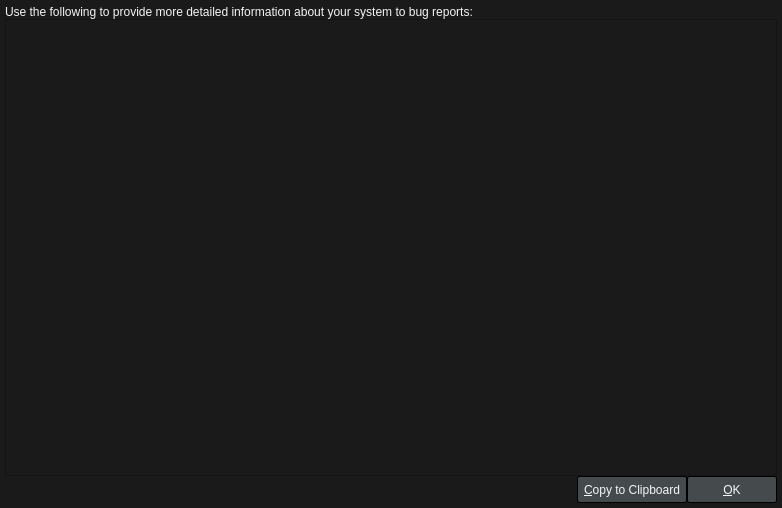
<?xml version="1.0" encoding="UTF-8"?>
<ui version="4.0">
 <class>SysInfoDialog</class>
 <widget class="QDialog" name="SysInfoDialog">
  <property name="geometry">
   <rect>
    <x>0</x>
    <y>0</y>
    <width>782</width>
    <height>508</height>
   </rect>
  </property>
  <property name="windowTitle">
   <string>System Information</string>
  </property>
  <property name="styleSheet">
   <string notr="true">QWidget {
	font: 12px &quot;Noto Sans&quot;, &quot;FreeSans&quot;;
	background: #1A1A1A;
	color: whitesmoke;
}

/* QPushButton */

QPushButton {
	background: #454A4D;
	border: 1px solid #000;
	border-radius: 2px;
	color: whitesmoke;
	min-width: 76px;
	min-height: 17px;
	padding: 4px 6px;
}
QPushButton:focus {
	border: 1px solid #008098;
	outline: none;
}
QPushButton:pressed {
	background: #2E3133;
}
QPushButton:disabled {
	background: transparent;
	border: 1px solid #454A4D;
	color: #6F6F6F;
}

/* QScrollBar */

QScrollBar:vertical {
	padding-left: 1px;
	width: 6px;
}
QScrollBar::handle:vertical {
	background: #008098;
	border-radius: 2px;
	min-height: 10px;
}
QScrollBar::add-line:vertical,
QScrollBar::sub-line:vertical {
	border: none;
}
QScrollBar::add-page:vertical,
QScrollBar::sub-page:vertical  {
	background: #383838;
	margin: 0 2px;
}
QScrollBar::up-arrow:vertical,
QScrollBar::down-arrow:vertical {
	background: transparent;
}

QScrollBar:horizontal {
	height: 6px;
	padding-top: 1px;
}
QScrollBar::handle:horizontal {
	background: #008098;
	border-radius: 2px;
	min-width: 10px;
}
QScrollBar::add-line:horizontal,
QScrollBar::sub-line:horizontal {
	border: none;
}
QScrollBar::add-page:horizontal,
QScrollBar::sub-page:horizontal {
	background: #383838;
	margin: 2px 0;
}
QScrollBar::left-arrow:horizontal,
QScrollBar::right-arrow:horizontal {
	background: transparent;
}</string>
  </property>
  <layout class="QVBoxLayout" name="verticalLayout">
   <property name="spacing">
    <number>0</number>
   </property>
   <property name="leftMargin">
    <number>5</number>
   </property>
   <property name="topMargin">
    <number>5</number>
   </property>
   <property name="rightMargin">
    <number>5</number>
   </property>
   <property name="bottomMargin">
    <number>5</number>
   </property>
   <item>
    <widget class="QLabel" name="label">
     <property name="text">
      <string>Use the following to provide more detailed information about your system to bug reports:</string>
     </property>
    </widget>
   </item>
   <item>
    <widget class="QTextBrowser" name="sysInfoText">
     <property name="openExternalLinks">
      <bool>true</bool>
     </property>
    </widget>
   </item>
   <item>
    <layout class="QHBoxLayout" name="horizontalLayout">
     <item>
      <spacer name="horizontalSpacer">
       <property name="orientation">
        <enum>Qt::Horizontal</enum>
       </property>
       <property name="sizeHint" stdset="0">
        <size>
         <width>40</width>
         <height>20</height>
        </size>
       </property>
      </spacer>
     </item>
     <item>
      <widget class="QPushButton" name="copyButton">
       <property name="text">
        <string>&amp;Copy to Clipboard</string>
       </property>
      </widget>
     </item>
     <item>
      <widget class="QPushButton" name="OKButton">
       <property name="text">
        <string>&amp;OK</string>
       </property>
      </widget>
     </item>
    </layout>
   </item>
  </layout>
 </widget>
 <resources/>
 <connections/>
</ui>
